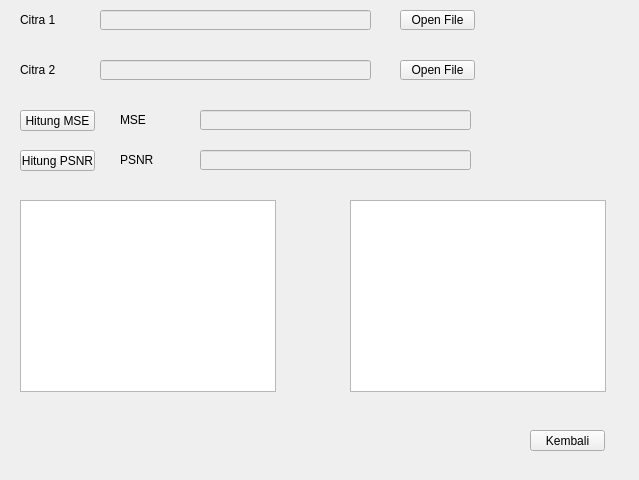
<?xml version="1.0" encoding="UTF-8"?>
<ui version="4.0">
 <class>Form</class>
 <widget class="QWidget" name="Form">
  <property name="geometry">
   <rect>
    <x>0</x>
    <y>0</y>
    <width>639</width>
    <height>480</height>
   </rect>
  </property>
  <property name="windowTitle">
   <string>Form</string>
  </property>
  <widget class="QPushButton" name="btnDcMatrix">
   <property name="geometry">
    <rect>
     <x>400</x>
     <y>60</y>
     <width>75</width>
     <height>20</height>
    </rect>
   </property>
   <property name="text">
    <string>Open File</string>
   </property>
  </widget>
  <widget class="QPushButton" name="btnCitraStegano">
   <property name="geometry">
    <rect>
     <x>400</x>
     <y>10</y>
     <width>75</width>
     <height>20</height>
    </rect>
   </property>
   <property name="text">
    <string>Open File</string>
   </property>
  </widget>
  <widget class="QLabel" name="lblCitra1">
   <property name="geometry">
    <rect>
     <x>20</x>
     <y>10</y>
     <width>71</width>
     <height>20</height>
    </rect>
   </property>
   <property name="text">
    <string>Citra 1</string>
   </property>
  </widget>
  <widget class="QLineEdit" name="citraSteganoPath">
   <property name="enabled">
    <bool>false</bool>
   </property>
   <property name="geometry">
    <rect>
     <x>100</x>
     <y>10</y>
     <width>271</width>
     <height>20</height>
    </rect>
   </property>
  </widget>
  <widget class="QGraphicsView" name="graphicsView1">
   <property name="geometry">
    <rect>
     <x>20</x>
     <y>200</y>
     <width>256</width>
     <height>192</height>
    </rect>
   </property>
  </widget>
  <widget class="QPushButton" name="btnKembali">
   <property name="geometry">
    <rect>
     <x>530</x>
     <y>430</y>
     <width>75</width>
     <height>21</height>
    </rect>
   </property>
   <property name="text">
    <string>Kembali</string>
   </property>
  </widget>
  <widget class="QLabel" name="lblCitra2">
   <property name="geometry">
    <rect>
     <x>20</x>
     <y>60</y>
     <width>71</width>
     <height>20</height>
    </rect>
   </property>
   <property name="text">
    <string>Citra 2</string>
   </property>
  </widget>
  <widget class="QLineEdit" name="dcMatrixPath">
   <property name="enabled">
    <bool>false</bool>
   </property>
   <property name="geometry">
    <rect>
     <x>100</x>
     <y>60</y>
     <width>271</width>
     <height>20</height>
    </rect>
   </property>
  </widget>
  <widget class="QGraphicsView" name="graphicsView2">
   <property name="geometry">
    <rect>
     <x>350</x>
     <y>200</y>
     <width>256</width>
     <height>192</height>
    </rect>
   </property>
  </widget>
  <widget class="QLineEdit" name="txtMSE">
   <property name="enabled">
    <bool>false</bool>
   </property>
   <property name="geometry">
    <rect>
     <x>200</x>
     <y>110</y>
     <width>271</width>
     <height>20</height>
    </rect>
   </property>
  </widget>
  <widget class="QLineEdit" name="txtPSNR">
   <property name="enabled">
    <bool>false</bool>
   </property>
   <property name="geometry">
    <rect>
     <x>200</x>
     <y>150</y>
     <width>271</width>
     <height>20</height>
    </rect>
   </property>
  </widget>
  <widget class="QPushButton" name="btnHitungMSE">
   <property name="geometry">
    <rect>
     <x>20</x>
     <y>110</y>
     <width>75</width>
     <height>21</height>
    </rect>
   </property>
   <property name="text">
    <string>Hitung MSE</string>
   </property>
  </widget>
  <widget class="QPushButton" name="btnHitungPSNR">
   <property name="geometry">
    <rect>
     <x>20</x>
     <y>150</y>
     <width>75</width>
     <height>21</height>
    </rect>
   </property>
   <property name="text">
    <string>Hitung PSNR</string>
   </property>
  </widget>
  <widget class="QLabel" name="lblMSE">
   <property name="geometry">
    <rect>
     <x>120</x>
     <y>110</y>
     <width>71</width>
     <height>20</height>
    </rect>
   </property>
   <property name="text">
    <string>MSE</string>
   </property>
  </widget>
  <widget class="QLabel" name="lblPSNR">
   <property name="geometry">
    <rect>
     <x>120</x>
     <y>150</y>
     <width>71</width>
     <height>20</height>
    </rect>
   </property>
   <property name="text">
    <string>PSNR</string>
   </property>
  </widget>
  <zorder>btnDcMatrix</zorder>
  <zorder>btnCitraStegano</zorder>
  <zorder>lblCitra1</zorder>
  <zorder>citraSteganoPath</zorder>
  <zorder>graphicsView1</zorder>
  <zorder>btnKembali</zorder>
  <zorder>lblCitra2</zorder>
  <zorder>dcMatrixPath</zorder>
  <zorder>graphicsView2</zorder>
  <zorder>txtMSE</zorder>
  <zorder>txtPSNR</zorder>
  <zorder>btnHitungMSE</zorder>
  <zorder>btnHitungPSNR</zorder>
  <zorder>lblPSNR</zorder>
  <zorder>lblMSE</zorder>
 </widget>
 <resources/>
 <connections/>
</ui>
